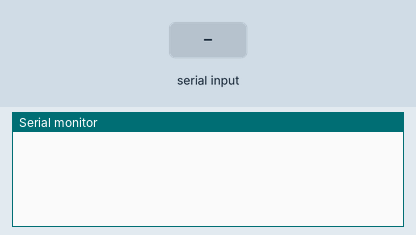
Bench run of a sketch on a simulated Arduino Uno, built with avr-gcc and run on an emulated ATmega328P. Parts: the last lines printed to the serial monitor. The test bench sets the inputs (shaded band).

Above: at 1.2 s.
1.3 s: "1\n" received over the second serial link
At 2.0 s:
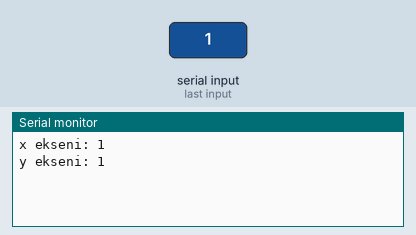
2.8 s: "0\n" received over the second serial link
At 3.2 s:
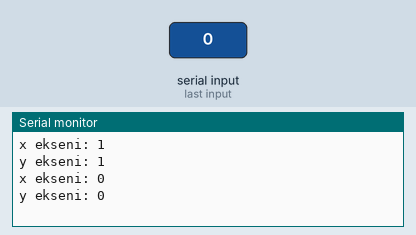
4.3 s: "2\n" received over the second serial link
At 5.5 s:
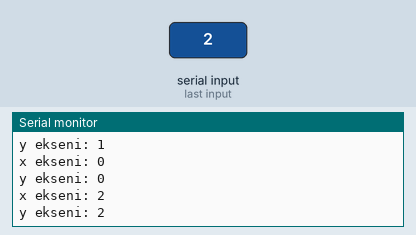

Measured:
- after the input at 1.3 s, the serial monitor: prints a new line at once (image 1)
- after the input at 2.8 s, the serial monitor: prints a new line at once (image 2)
- after the input at 4.3 s, the serial monitor: prints a new line at once (image 3)

The sketch:

xbee_recevier.ino
```cpp
#include <SoftwareSerial.h>
#define xBeeRxPin 10
#define xBeeTxPin 9
SoftwareSerial xBeeSerial(xBeeRxPin, xBeeTxPin);
String d1,d2,d3;

void setup() {
  xBeeSerial.begin(38400);
  Serial.begin(38400);
}
void loop() {
  if(xBeeSerial.available()>0){
    d1=xBeeSerial.readStringUntil('\n');
    //Serial.print(d1);
    d2 = d1.substring(0,d1.indexOf(59));
    d3 = d1.substring(d1.indexOf(59)+1);
    Serial.println("x ekseni: " + d2);
    Serial.println("y ekseni: " + d3);
  }
}
```
